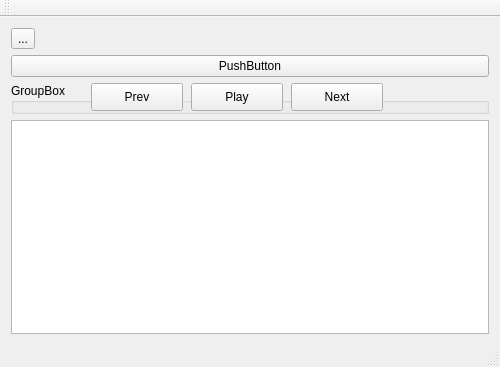
<?xml version="1.0" encoding="UTF-8"?>
<ui version="4.0">
 <class>MainWindow</class>
 <widget class="QMainWindow" name="MainWindow">
  <property name="windowModality">
   <enum>Qt::ApplicationModal</enum>
  </property>
  <property name="geometry">
   <rect>
    <x>0</x>
    <y>0</y>
    <width>500</width>
    <height>367</height>
   </rect>
  </property>
  <property name="maximumSize">
   <size>
    <width>800</width>
    <height>800</height>
   </size>
  </property>
  <property name="windowTitle">
   <string>Accord</string>
  </property>
  <widget class="QWidget" name="centralWidget">
   <layout class="QVBoxLayout" name="verticalLayout">
    <item>
     <widget class="QToolButton" name="toolButton">
      <property name="focusPolicy">
       <enum>Qt::NoFocus</enum>
      </property>
      <property name="text">
       <string>...</string>
      </property>
     </widget>
    </item>
    <item>
     <widget class="QPushButton" name="pushButton">
      <property name="focusPolicy">
       <enum>Qt::NoFocus</enum>
      </property>
      <property name="text">
       <string>PushButton</string>
      </property>
     </widget>
    </item>
    <item>
     <widget class="QGroupBox" name="play_buttons">
      <property name="title">
       <string>GroupBox</string>
      </property>
      <widget class="QPushButton" name="play_button">
       <property name="geometry">
        <rect>
         <x>180</x>
         <y>0</y>
         <width>92</width>
         <height>28</height>
        </rect>
       </property>
       <property name="text">
        <string>Play</string>
       </property>
      </widget>
      <widget class="QPushButton" name="prev_button">
       <property name="geometry">
        <rect>
         <x>80</x>
         <y>0</y>
         <width>92</width>
         <height>28</height>
        </rect>
       </property>
       <property name="text">
        <string>Prev</string>
       </property>
      </widget>
      <widget class="QPushButton" name="next_button">
       <property name="geometry">
        <rect>
         <x>280</x>
         <y>0</y>
         <width>92</width>
         <height>28</height>
        </rect>
       </property>
       <property name="text">
        <string>Next</string>
       </property>
      </widget>
     </widget>
    </item>
    <item>
     <widget class="QListView" name="listView"/>
    </item>
   </layout>
  </widget>
  <widget class="QMenuBar" name="menuBar">
   <property name="geometry">
    <rect>
     <x>0</x>
     <y>0</y>
     <width>500</width>
     <height>28</height>
    </rect>
   </property>
  </widget>
  <widget class="QToolBar" name="mainToolBar">
   <attribute name="toolBarArea">
    <enum>TopToolBarArea</enum>
   </attribute>
   <attribute name="toolBarBreak">
    <bool>false</bool>
   </attribute>
  </widget>
  <widget class="QStatusBar" name="statusBar"/>
 </widget>
 <layoutdefault spacing="6" margin="11"/>
 <resources/>
 <connections/>
</ui>
